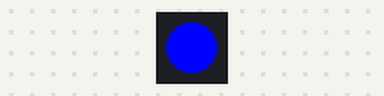
A program run on a simulated ESP32-S3. Shown: 1 RGB LEDs in strip order, left to right.

Above: at 0.7 s.
At 1.35 s:
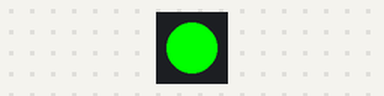
At 2.8 s:
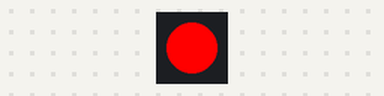
Timing chart, 0 to 3.1 s (numbered marks = the images above):
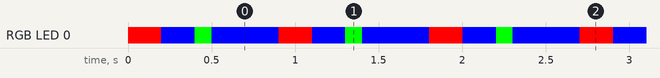

The program:

main.cpp
```cpp
#include <Arduino.h>
#include <Adafruit_NeoPixel.h>
#define LED_PIN 48
#define LED_COUNT 1
#define BRIGHTNESS 255
Adafruit_NeoPixel strip(LED_COUNT, LED_PIN, NEO_GRB + NEO_KHZ800);

void Red () {
  strip.setPixelColor(0, strip.Color(255,   0,   0));
    strip.show();
}

void Green () {
  strip.setPixelColor(0, strip.Color(0,   255,   0));
    strip.show();
}

void Blue () {
  strip.setPixelColor(0, strip.Color(0,   0,   255));
    strip.show();
}

void setup() {
  strip.begin();
  strip.show();
  strip.setBrightness(BRIGHTNESS);
}

void loop() {
  Red();
  delay(100);
  Green();
  delay(100);
  Blue();
  delay(100);
}
```

Measured:
- by itself, RGB LED 0: repeats every 0.90 s: RGB(0, 0, 255) 0.20 s, RGB(0, 255, 0) 0.10 s, RGB(0, 0, 255) 0.40 s, RGB(255, 0, 0) 0.20 s
- by itself, everything shown: repeats every 0.90 s, in 4 steps
